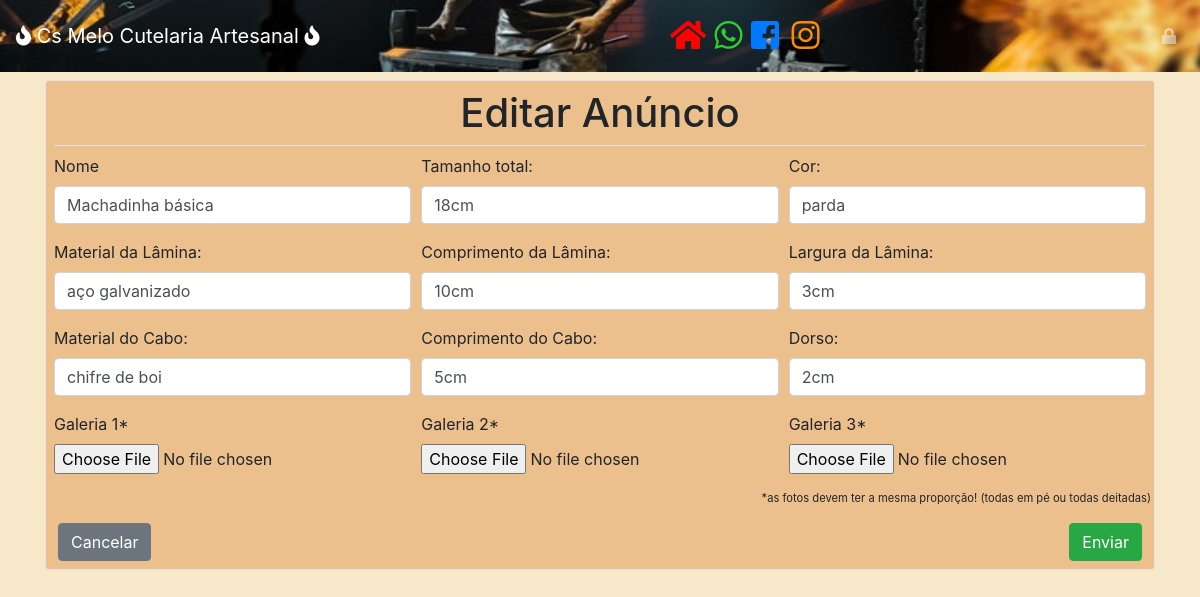
The page /editar.php?id_produto=22 on the database its author committed.
### tables this page shows
CREATE TABLE `produto` (
  `id` int(11) NOT NULL,
  `nome_produto` varchar(100) NOT NULL,
  `tamanho_total` varchar(100) NOT NULL,
  `material_lamina` varchar(100) DEFAULT NULL,
  `comprimento_lamina` varchar(100) DEFAULT NULL,
  `largura_lamina` varchar(100) DEFAULT NULL,
  `material_cabo` varchar(100) DEFAULT NULL,
  `comprimento_cabo` varchar(100) DEFAULT NULL,
  `dorso` varchar(100) DEFAULT NULL,
  `cor` varchar(50) DEFAULT NULL,
  `inserido_por` varchar(200) NOT NULL,
  `galeria1` varchar(300) DEFAULT NULL,
  `galeria2` varchar(300) DEFAULT NULL,
  `galeria3` varchar(300) DEFAULT NULL
);

### editar.php (the view, shortened to what this page needs)
<?php
include "conexao.php";
include "funcoes.php";
$listar = "SELECT * FROM produto WHERE id=".$_GET["id_produto"];
$resultado = $conexao->query($listar);
$row = $resultado->fetch_assoc();
?>
<!doctype html>
<html lang="pt-br">
<head>
    <link rel="stylesheet" href="plugins/bootstrap.css" >
    <link rel="stylesheet" href="plugins/estilo.css" >
    <link rel="stylesheet" href="https://use.fontawesome.com/releases/v5.5.0/css/all.css">
</head>
<body>
<div class="container mb-4 mt-2">
    <form action="editar.php" method="POST" class="border rounded cardbg px-2 py-2" enctype="multipart/form-data">
            <div class="mb-2 border-bottom">
                <h1 class="text-center">Editar Anúncio</h1>
            </div>
            <div class="form-row">
                <div class="form-group col-md-4">
                    <label for="nome">Nome</label>
                    <input type="text" class="form-control" id="nome" name="nome" placeholder="Nome" value="<?php echo $row['nome_produto']; ?>" required>
                </div>
                <div class="form-group col-md-4">
                    <label for="tamanho_total">Tamanho total:</label>
                    <input type="text" class="form-control" id="tamanho_total" name="tamanho_total" placeholder="Tamanho total" value="<?php echo $row['tamanho_total']; ?>" required>
                </div>
                <div class="form-group col-md-4">
                    <label for="cor">Cor:</label>
                    <input type="text" class="form-control" id="cor" name="cor" placeholder="Cor" value="<?php echo $row['cor']; ?>">
                </div>
            </div>
            <div class="form-row">
                <div class="form-group col-md-4">
                    <label for="inputAddress">Material da Lâmina:</label>
                    <input type="text" class="form-control" id="material_lamina" name="material_lamina" placeholder="Material da Lâmina" value="<?php echo $row['material_lamina']; ?>">
                </div>
                <div class="form-group col-md-4">
                    <label for="inputAddress">Comprimento da Lâmina:</label>
                    <input type="text" class="form-control" id="comprimento_lamina" name="comprimento_lamina" placeholder="Comprimento da Lâmina" value="<?php echo $row['comprimento_lamina']; ?>">
                </div>
                <div class="form-group col-md-4">
                    <label for="inputAddress">Largura da Lâmina:</label>
                    <input type="text" class="form-control" id="largura_lamina" name="largura_lamina" placeholder="Largura da Lâmina" value="<?php echo $row['largura_lamina']; ?>">
                </div>
            </div>
            <div class="form-row">
                <div class="form-group col-md-4">
                    <label for="inputAddress">Material do Cabo:</label>
                    <input type="text" class="form-control" id="material_cabo" name="material_cabo" placeholder="Material do Cabo" value="<?php echo $row['material_cabo']; ?>">
                </div>
                <div class="form-group col-md-4">
                    <label for="inputAddress">Comprimento do Cabo:</label>
                    <input type="text" class="form-control" id="comprimento_cabo" name="comprimento_cabo" placeholder="Comprimento do Cabo" value="<?php echo $row['comprimento_cabo']; ?>">
                </div>
                <div class="form-group col-md-4">
                    <label for="inputAddress">Dorso:</label>
                    <input type="text" class="form-control" id="dorso" name="dorso" placeholder="Dorso" value="<?php echo $row['dorso']; ?>">
                </div>
            </div>
            <div class="form-row">
                <div class="form-group col-md-4">
                    <label for="galeria1">Galeria 1*</label>
                    <input type="file" class="form-control-file" id="galeria1" name="galeria1" value="<?php echo $row['galeria1']; ?>">
                </div>
                <div class="form-group col-md-4">
                    <label for="galeria2">Galeria 2*</label>
                    <input type="file" class="form-control-file" id="galeria2" name="galeria2" value="<?php echo $row['galeria2']; ?>">
                </div>
                <div class="form-group col-md-4">
                    <label for="galeria3">Galeria 3*</label>
                    <input type="file" class="form-control-file" id="galeria3" name="galeria3" value="<?php echo $row['galeria3']; ?>">
                </div>
                <p class="ml-auto" style="font-size: 0.7rem;">*as fotos devem ter a mesma proporção! (todas em pé ou todas deitadas)</p>
            </div>
        <div class="form-row mx-1">
            <a href="index.php" class="btn btn-secondary mr-auto">Cancelar</a>
            <button type="submit" class="btn btn-success ml-auto">Enviar</button>
        </div>
</form>
</div>
</body>
</html>

### rows shown on the page
produto: nome "Machadinha básica", tamanho_total "18cm", cor "parda", material_lamina "aço galvanizado", comprimento_lamina "10cm", largura_lamina "3cm", material_cabo "chifre de boi", comprimento_cabo "5cm", dorso "2cm"
